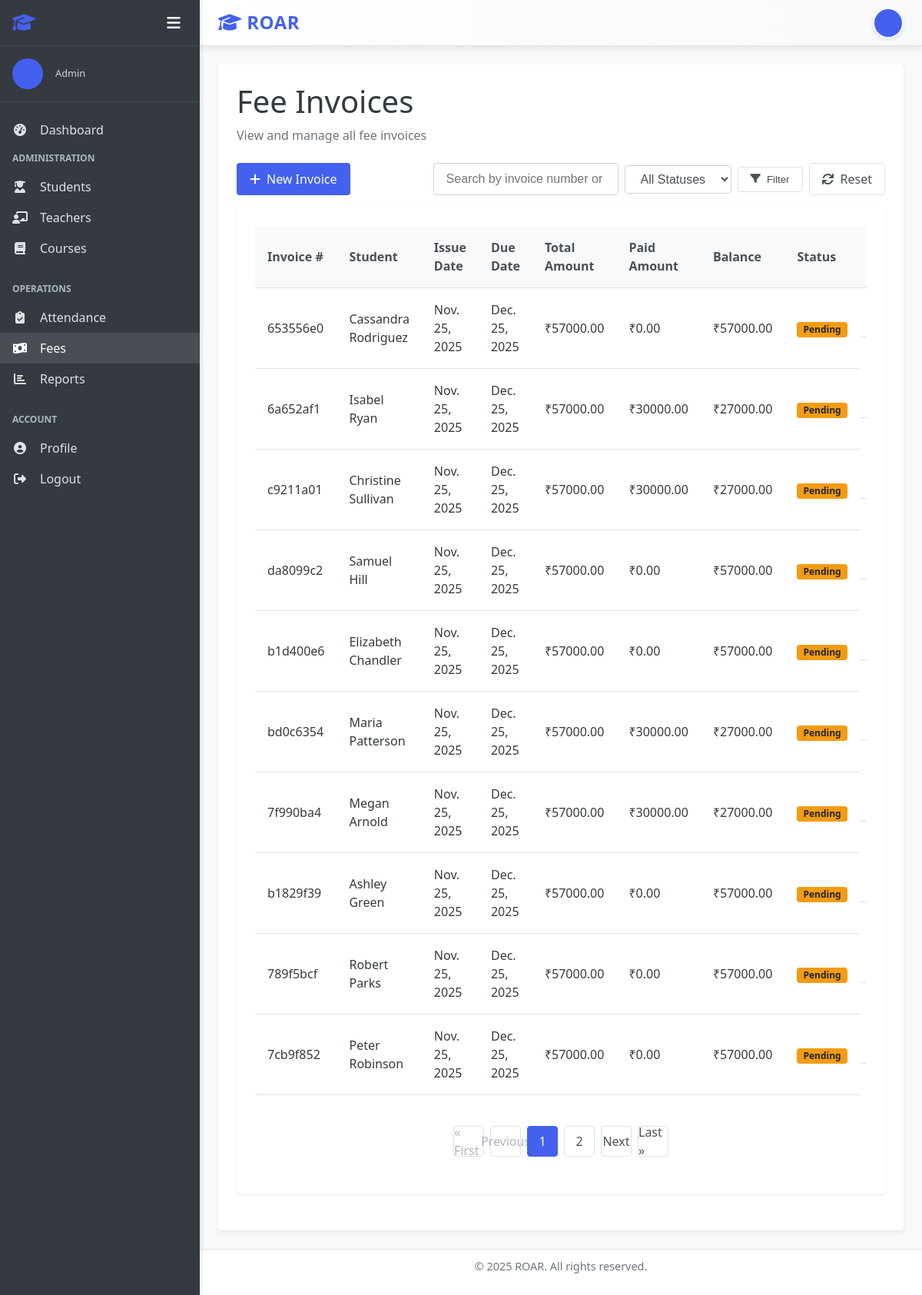
/fees/invoices/ (signed in), run on the app's committed database.
### accounts/models.py (models this page shows, shortened)
class User(AbstractUser):
    USER_TYPE_CHOICES = (
        ('admin', 'Admin'),
        ('teacher', 'Teacher'),
        ('student', 'Student'),
    )
    user_type = models.CharField(max_length=10, choices=USER_TYPE_CHOICES, default='student')
    profile_pic = models.ImageField(upload_to='profile_pics/', null=True, blank=True)
    address = models.TextField(null=True, blank=True)
    mobile = models.CharField(max_length=15, null=True, blank=True)
    @property
    def is_admin(self):
        return self.user_type == 'admin'
    @property
    def is_teacher(self):
        return self.user_type == 'teacher'
    @property
    def is_student(self):
        return self.user_type == 'student'

### fees/models.py (models this page shows, shortened)
class FeeInvoice(models.Model):
    STATUS_CHOICES = (
        ('pending', 'Pending'),
        ('paid', 'Paid'),
        ('overdue', 'Overdue'),
        ('cancelled', 'Cancelled'),
    )
    invoice_number = models.CharField(max_length=20, unique=True, default=uuid.uuid4)
    student = models.ForeignKey(Student, on_delete=models.CASCADE, related_name='fee_invoices')
    total_amount = models.DecimalField(max_digits=10, decimal_places=2)
    paid_amount = models.DecimalField(max_digits=10, decimal_places=2, default=0)
    status = models.CharField(max_length=10, choices=STATUS_CHOICES, default='pending')
    due_date = models.DateField()
    issue_date = models.DateField(auto_now_add=True)
    notes = models.TextField(blank=True, null=True)
    @property
    def balance(self):
        return self.total_amount - self.paid_amount
    class Meta:
        ordering = ['-issue_date']

### students/models.py (models this page shows, shortened)
class Student(models.Model):
    user = models.OneToOneField(User, on_delete=models.CASCADE, related_name='student_profile')
    student_id = models.CharField(max_length=20, unique=True)
    date_of_birth = models.DateField(null=True, blank=True)
    gender = models.CharField(max_length=10, choices=(('male', 'Male'), ('female', 'Female'), ('other', 'Other')))
    parent_name = models.CharField(max_length=100, null=True, blank=True)
    parent_mobile = models.CharField(max_length=15, null=True, blank=True)
    admission_date = models.DateField(auto_now_add=True)
    class Meta:
        ordering = ['user__first_name', 'user__last_name']

### fees/views.py (the view)
# urls.py: path('invoices/', views.FeeInvoiceListView.as_view(), name='fee_invoice_list'),
class FeeInvoiceListView(LoginRequiredMixin, AdminRequiredMixin, ListView):
    model = FeeInvoice
    template_name = 'fees/fee_invoice_list.html'
    context_object_name = 'invoices'
    paginate_by = 10

### students/views.py (called while the page is built)
    def test_func(self):
        return self.request.user.is_authenticated and self.request.user.is_admin

### templates/fees/fee_invoice_list.html (shortened to what this page needs)
{% extends "base.html" %}
{% block content %}
<div class="dashboard-header">
    <h1>Fee Invoices</h1>
    <p>View and manage all fee invoices</p>
</div>
<div class="action-bar">
    <div class="action-buttons">
        <a href="{% url 'fee_invoice_create' %}" class="btn btn-primary">
            <i class="fas fa-plus"></i> New Invoice
        </a>
    </div>
    <div class="filter-section">
        <form method="get" class="filter-form">
            <div class="form-group">
                <input type="text" name="search" placeholder="Search by invoice number or student" class="form-control" value="{{ request.GET.search }}">
            </div>
            <div class="form-group">
                <select name="status" class="form-control">
                    <option value="">All Statuses</option>
                </select>
            </div>
            <button type="submit" class="btn btn-outline">
                <i class="fas fa-filter"></i> Filter
            </button>
            <a href="{% url 'fee_invoice_list' %}" class="btn btn-outline">
                <i class="fas fa-sync"></i> Reset
            </a>
        </form>
    </div>
</div>
<div class="card">
    <div class="card-body">
        {% if invoices %}
        <div class="table-container">
            <table class="table">
                <thead>
                    <tr>
                        <th>Invoice #</th>
                        <th>Student</th>
                        <th>Issue Date</th>
                        <th>Due Date</th>
                        <th>Total Amount</th>
                        <th>Paid Amount</th>
                        <th>Balance</th>
                        <th>Status</th>
                        <th>Actions</th>
                    </tr>
                </thead>
                <tbody>
                    {% for invoice in invoices %}
                    <tr>
                        <td>{{ invoice.invoice_number }}</td>
                        <td>{{ invoice.student.user.get_full_name }}</td>
                        <td>{{ invoice.issue_date }}</td>
                        <td>{{ invoice.due_date }}</td>
                        <td>₹{{ invoice.total_amount|floatformat:2 }}</td>
                        <td>₹{{ invoice.paid_amount|floatformat:2 }}</td>
                        <td>₹{{ invoice.balance|floatformat:2 }}</td>
                        <td>
                            <span class="badge {% if invoice.status == 'paid' %}badge-success{% elif invoice.status == 'pending' %}badge-warning{% elif invoice.status == 'overdue' %}badge-danger{% else %}badge-secondary{% endif %}">
                                {{ invoice.get_status_display }}
                            </span>
                        </td>
                        <td class="table-actions">
                        </td>
                    </tr>
                    {% endfor %}
                </tbody>
            </table>
        </div>
        {% if is_paginated %}
        <div class="pagination-container">
            <ul class="pagination">
                {% if page_obj.has_previous %}
                <li><a href="?page=1{% if request.GET.search %}&search={{ request.GET.search }}{% endif %}{% if request.GET.status %}&status={{ request.GET.status }}{% endif %}">&laquo; First</a></li>
                <li><a href="?page={{ page_obj.previous_page_number }}{% if request.GET.search %}&search={{ request.GET.search }}{% endif %}{% if request.GET.status %}&status={{ request.GET.status }}{% endif %}">Previous</a></li>
                {% else %}
                <li class="disabled"><span>&laquo; First</span></li>
                <li class="disabled"><span>Previous</span></li>
                {% endif %}
                {% for i in paginator.page_range %}
                    {% if page_obj.number == i %}
                    <li class="active"><span>{{ i }}</span></li>
                    {% elif i > page_obj.number|add:'-3' and i < page_obj.number|add:'3' %}
                    <li><a href="?page={{ i }}{% if request.GET.search %}&search={{ request.GET.search }}{% endif %}{% if request.GET.status %}&status={{ request.GET.status }}{% endif %}">{{ i }}</a></li>
                    {% endif %}
                {% endfor %}
                {% if page_obj.has_next %}
                <li><a href="?page={{ page_obj.next_page_number }}{% if request.GET.search %}&search={{ request.GET.search }}{% endif %}{% if request.GET.status %}&status={{ request.GET.status }}{% endif %}">Next</a></li>
                <li><a href="?page={{ paginator.num_pages }}{% if request.GET.search %}&search={{ request.GET.search }}{% endif %}{% if request.GET.status %}&status={{ request.GET.status }}{% endif %}">Last &raquo;</a></li>
                {% else %}
                <li class="disabled"><span>Next</span></li>
                <li class="disabled"><span>Last &raquo;</span></li>
                {% endif %}
            </ul>
        </div>
        {% endif %}
        {% endif %}
    </div>
</div>
{% endblock %}

### templates/base.html (shortened to what this page needs)
<!DOCTYPE html>
<html lang="en">
<head>
    <link rel="stylesheet" href="/static/css/style.css">
    <link rel="stylesheet" href="https://cdnjs.cloudflare.com/ajax/libs/font-awesome/6.4.0/css/all.min.css">
</head>
<body>
    <div class="app-container {% if not user.is_authenticated %}auth-page{% endif %}">
        {% if user.is_authenticated %}
        <aside class="sidebar">
            <div class="sidebar-header">
                <h2><i class="fas fa-graduation-cap"></i> </h2>
                <div class="sidebar-controls">
                    <button class="sidebar-toggle" id="sidebarToggle">
                        <i class="fas fa-bars"></i>
                    </button>
                </div>
            </div>
            <div class="sidebar-user">
                {% if user.profile_pic %}
                    <img src="{{ user.profile_pic.url }}" alt="{{ user.get_full_name }}" class="user-avatar">
                {% else %}
                    <div class="user-avatar-placeholder">
                    </div>
                {% endif %}
                <div class="user-info">
                    <p class="user-role">{{ user.get_user_type_display }}</p>
                </div>
            </div>
            <nav class="sidebar-nav">
                <ul>
                    <li><a href="{% url 'dashboard' %}" class="{% if request.path == '/' %}active{% endif %}">
                        <i class="fas fa-tachometer-alt"></i> <span class="menu-text">Dashboard</span>
                    </a></li>
                    {% if user.is_admin %}
                    <li class="nav-section">
                        <span class="nav-section-title">Administration</span>
                        <ul>
                            <li><a href="{% url 'student_list' %}" class="{% if '/students/' in request.path %}active{% endif %}">
                                <i class="fas fa-user-graduate"></i> <span class="menu-text">Students</span>
                            </a></li>
                            <li><a href="{% url 'teacher_list' %}" class="{% if '/teachers/' in request.path %}active{% endif %}">
                                <i class="fas fa-chalkboard-teacher"></i> <span class="menu-text">Teachers</span>
                            </a></li>
                            <li><a href="{% url 'course_list' %}" class="{% if '/courses/' in request.path %}active{% endif %}">
                                <i class="fas fa-book"></i> <span class="menu-text">Courses</span>
                            </a></li>
                        </ul>
                    </li>
                    <li class="nav-section">
                        <span class="nav-section-title">Operations</span>
                        <ul>
                            <li><a href="{% url 'attendance_record_list' %}" class="{% if '/attendance/' in request.path %}active{% endif %}">
                                <i class="fas fa-clipboard-check"></i> <span class="menu-text">Attendance</span>
                            </a></li>
                            <li><a href="{% url 'fee_invoice_list' %}" class="{% if '/fees/' in request.path %}active{% endif %}">
                                <i class="fas fa-money-bill-wave"></i> <span class="menu-text">Fees</span>
                            </a></li>
                            <li><a href="{% url 'report_dashboard' %}" class="{% if '/reports/' in request.path %}active{% endif %}">
                                <i class="fas fa-chart-bar"></i> <span class="menu-text">Reports</span>
                            </a></li>
                        </ul>
                    </li>
                    {% endif %}
                    <li class="nav-section">
                        <span class="nav-section-title">Account</span>
                        <ul>
                            <li><a href="{% url 'profile' %}">
                                <i class="fas fa-user-circle"></i> <span class="menu-text">Profile</span>
                            </a></li>
                            <li><a href="{% url 'logout' %}">
                                <i class="fas fa-sign-out-alt"></i> <span class="menu-text">Logout</span>
                            </a></li>
                        </ul>
                    </li>
                </ul>
            </nav>
        </aside>
        {% endif %}
        <main class="main-content {% if not user.is_authenticated %}auth-main{% endif %}">
            {% if user.is_authenticated %}
            <header class="main-header">
                <div class="header-left">
                    <h1><i class="fas fa-graduation-cap"></i> ROAR</h1>
                </div>
                <div class="header-right">
                    <div class="header-user">
                        <a href="{% url 'profile' %}" class="user-profile-link">
                            {% if user.profile_pic %}
                            <img src="{{ user.profile_pic.url }}" alt="{{ user.get_full_name }}" class="user-avatar-small">
                            {% else %}
                            <div class="user-avatar-small-placeholder">
                            </div>
                            {% endif %}
                        </a>
                    </div>
                </div>
            </header>
            {% endif %}
            <div class="content-wrapper">
                <div class="content">
                    {% block content %}{% endblock %}
                </div>
            </div>
            <footer class="main-footer">
                <p>&copy; {% now "Y" %} ROAR. All rights reserved.</p>
            </footer>
        </main>
    </div>
</body>
</html>

### templates/fees/fee_invoice_list.html (style rules this page uses)
.action-bar { display: flex; justify-content: space-between; align-items: center; margin-bottom: var(--spacing-md); flex-wrap: wrap; gap: var(--spacing-md); }
.filter-form { display: flex; gap: 0.5rem; align-items: center; flex-wrap: wrap; }
.filter-form .form-group { margin-bottom: 0; }
.filter-form .form-control { width: auto; display: inline-block; }
.badge { display: inline-block; padding: 0.25rem 0.5rem; font-size: 0.75rem; font-weight: 700; line-height: 1; text-align: center; white-space: nowrap; vertical-align: baseline; border-radius: 0.25rem; }
.badge-warning { color: #212529; background-color: #f39c12; }
.table-actions { white-space: nowrap; }

### data on the page
User: user_type "Admin"
FeeInvoice: invoice_number "653556e0", student.user.get_full_name "Cassandra Rodriguez", issue_date "Nov. 25, 2025", due_date "Dec. 25, 2025", total_amount "57000.00", paid_amount "0.00", balance "57000.00", status "Pending"
FeeInvoice: invoice_number "6a652af1", student.user.get_full_name "Isabel Ryan", issue_date "Nov. 25, 2025", due_date "Dec. 25, 2025", total_amount "57000.00", paid_amount "30000.00", balance "27000.00", status "Pending"
FeeInvoice: invoice_number "c9211a01", student.user.get_full_name "Christine Sullivan", issue_date "Nov. 25, 2025", due_date "Dec. 25, 2025", total_amount "57000.00", paid_amount "30000.00", balance "27000.00", status "Pending"
FeeInvoice: invoice_number "da8099c2", student.user.get_full_name "Samuel Hill", issue_date "Nov. 25, 2025", due_date "Dec. 25, 2025", total_amount "57000.00", paid_amount "0.00", balance "57000.00", status "Pending"
FeeInvoice: invoice_number "b1d400e6", student.user.get_full_name "Elizabeth Chandler", issue_date "Nov. 25, 2025", due_date "Dec. 25, 2025", total_amount "57000.00", paid_amount "0.00", balance "57000.00", status "Pending"
FeeInvoice: invoice_number "bd0c6354", student.user.get_full_name "Maria Patterson", issue_date "Nov. 25, 2025", due_date "Dec. 25, 2025", total_amount "57000.00", paid_amount "30000.00", balance "27000.00", status "Pending"
FeeInvoice: invoice_number "7f990ba4", student.user.get_full_name "Megan Arnold", issue_date "Nov. 25, 2025", due_date "Dec. 25, 2025", total_amount "57000.00", paid_amount "30000.00", balance "27000.00", status "Pending"
FeeInvoice: invoice_number "b1829f39", student.user.get_full_name "Ashley Green", issue_date "Nov. 25, 2025", due_date "Dec. 25, 2025", total_amount "57000.00", paid_amount "0.00", balance "57000.00", status "Pending"
FeeInvoice: invoice_number "789f5bcf", student.user.get_full_name "Robert Parks", issue_date "Nov. 25, 2025", due_date "Dec. 25, 2025", total_amount "57000.00", paid_amount "0.00", balance "57000.00", status "Pending"
FeeInvoice: invoice_number "7cb9f852", student.user.get_full_name "Peter Robinson", issue_date "Nov. 25, 2025", due_date "Dec. 25, 2025", total_amount "57000.00", paid_amount "0.00", balance "57000.00", status "Pending"

### other printed values
{{ i }} "1"
{{ i }} "2"
